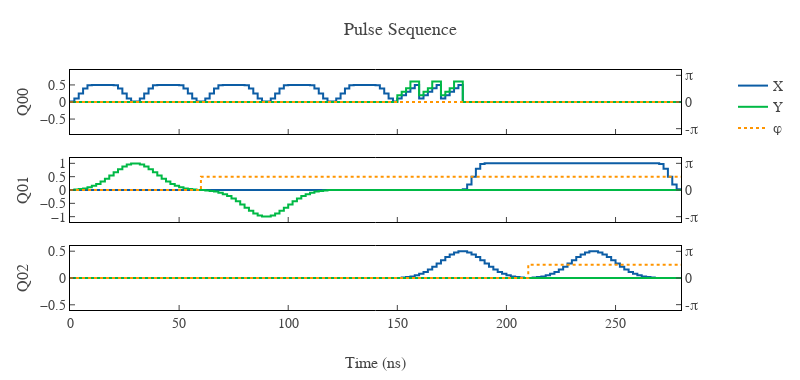

The code cell stored with this chart in its notebook:
### Code cell
# Create a pulse schedule for the channels
with qx.PulseSchedule() as ps1:
    ps1.add("Q00", flattop.repeated(5))
    ps1.add("Q01", arr.scaled(2))
    ps1.barrier()
    ps1.add("Q00", arbit.repeated(3))
    ps1.barrier(["Q00", "Q01"])
    ps1.add("Q01", qx.pulse.FlatTop(duration=100, amplitude=1, tau=10))
    ps1.add("Q02", qx.PulseArray([gaussian, qx.VirtualZ(np.pi / 2), gaussian]))

# Plot the pulse schedule
ps1.plot()

# Get the PulseArray dictionary of the channels
ps1.get_sequences()

### Figure 1 — Plotly figure (JSON) as saved in the notebook; plotly's stock layout.template omitted (floating-point values rounded to 4 significant figures; data arrays with more than 128 entries replaced by an {"elided": "..."} marker saying what was removed)
{"data": [{"line": {"color": "#0C5DA5", "shape": "hv"}, "mode": "lines", "name": "X", "showlegend": true, "type": "scatter", "x": {"elided": "141 int values"}, "xaxis": "x", "y": {"elided": "141 float values"}, "yaxis": "y"}, {"line": {"color": "#00B945", "shape": "hv"}, "mode": "lines", "name": "Y", "showlegend": true, "type": "scatter", "x": {"elided": "141 int values"}, "xaxis": "x", "y": {"elided": "141 float values"}, "yaxis": "y"}, {"line": {"color": "#FF9500", "dash": "dot", "shape": "hv"}, "mode": "lines", "name": "φ", "showlegend": true, "type": "scatter", "x": {"elided": "141 int values"}, "xaxis": "x", "y": {"elided": "141 int values"}, "yaxis": "y2"}, {"line": {"color": "#0C5DA5", "shape": "hv"}, "mode": "lines", "name": "X", "showlegend": false, "type": "scatter", "x": {"elided": "141 int values"}, "xaxis": "x2", "y": {"elided": "141 float values"}, "yaxis": "y3"}, {"line": {"color": "#00B945", "shape": "hv"}, "mode": "lines", "name": "Y", "showlegend": false, "type": "scatter", "x": {"elided": "141 int values"}, "xaxis": "x2", "y": {"elided": "141 float values"}, "yaxis": "y3"}, {"line": {"color": "#FF9500", "dash": "dot", "shape": "hv"}, "mode": "lines", "name": "φ", "showlegend": false, "type": "scatter", "x": {"elided": "141 int values"}, "xaxis": "x2", "y": {"elided": "141 float values"}, "yaxis": "y4"}, {"line": {"color": "#0C5DA5", "shape": "hv"}, "mode": "lines", "name": "X", "showlegend": false, "type": "scatter", "x": {"elided": "141 int values"}, "xaxis": "x3", "y": {"elided": "141 float values"}, "yaxis": "y5"}, {"line": {"color": "#00B945", "shape": "hv"}, "mode": "lines", "name": "Y", "showlegend": false, "type": "scatter", "x": {"elided": "141 int values"}, "xaxis": "x3", "y": {"elided": "141 int values"}, "yaxis": "y5"}, {"line": {"color": "#FF9500", "dash": "dot", "shape": "hv"}, "mode": "lines", "name": "φ", "showlegend": false, "type": "scatter", "x": {"elided": "141 int values"}, "xaxis": "x3", "y": {"elided": "141 float values"}, "yaxis": "y6"}], "layout": {"height": 380, "title": {"text": "Pulse Sequence"}, "width": 800, "xaxis": {"anchor": "y", "domain": [0, 0.94], "matches": "x3", "showticklabels": false}, "xaxis2": {"anchor": "y3", "domain": [0, 0.94], "matches": "x3", "showticklabels": false}, "xaxis3": {"anchor": "y5", "domain": [0, 0.94], "title": {"text": "Time (ns)"}}, "yaxis": {"anchor": "x", "domain": [0.7333, 1], "range": [-0.9372, 0.9372], "title": {"text": "Q00"}}, "yaxis2": {"anchor": "x", "overlaying": "y", "range": [-3.77, 3.77], "side": "right", "ticktext": ["-π", "0", "π"], "tickvals": [-3.142, 0, 3.142]}, "yaxis3": {"anchor": "x2", "domain": [0.3667, 0.6333], "range": [-1.2, 1.2], "title": {"text": "Q01"}}, "yaxis4": {"anchor": "x2", "overlaying": "y3", "range": [-3.77, 3.77], "side": "right", "ticktext": ["-π", "0", "π"], "tickvals": [-3.142, 0, 3.142]}, "yaxis5": {"anchor": "x3", "domain": [0, 0.2667], "range": [-0.597, 0.597], "title": {"text": "Q02"}}, "yaxis6": {"anchor": "x3", "overlaying": "y5", "range": [-3.77, 3.77], "side": "right", "ticktext": ["-π", "0", "π"], "tickvals": [-3.142, 0, 3.142]}}}
